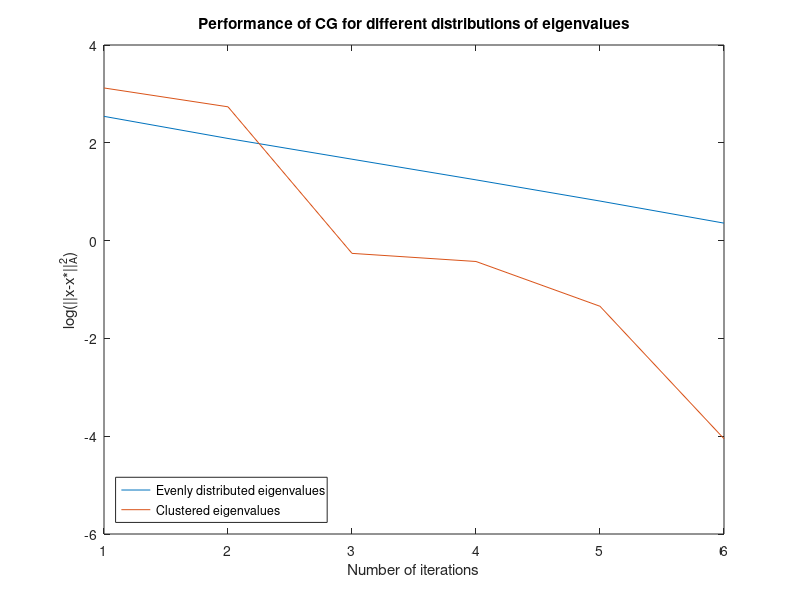

Source code (MATLAB):
function problem2
% construct a 50*50 positive definite matrix
% with evenly distributed eigen values
even_eigen_values = (0.2:0.2:10);
simple_matrix = zeros(50);
for i = 1:50
    simple_matrix(i, i) = even_eigen_values(i);
end
% Construt a simple 50*50 positive definite matrix
% The eigen values are grouped into three clusters.
% They are clustered around 1, 10 and 20.

cluster1 = 0.5 + rand(1, 20)*0.5;
cluster2 = 9.5 + rand(1, 20)*0.5;
cluster3 = 19.5 + rand(1, 10)* 0.5;
cluster_all = [cluster1, cluster2, cluster3];
simple_matrix_clustered = zeros(50);
for i= 1:50
    simple_matrix_clustered(i, i) = cluster_all(i);
end

[log_norm1, iteration1] = CG_standard(simple_matrix);
[log_norm2, iteration2] = CG_standard(simple_matrix_clustered);

% plot the figures
figure
plot(iteration1, log_norm1, iteration2, log_norm2)
title('Performance of CG for different distributions of eigenvalues')
xlabel('Number of iterations')
ylabel('log(||x-x*||_A^2)')
legend({'Evenly distributed eigenvalues', 'Clustered eigenvalues'},...
        'Location', 'southwest')

% Solve the problems with standard CG method
% The number of iteration is 6.
    function [log_norm, iteration] = CG_standard(A)
        % Create empty containers to contain the results
        b = ones(50, 1);

        exact_solution = A\b;

        log_norm = zeros(1, 6);
        iteration = 1:6;
        x=zeros(50, 1);
        r = A*x - b;
        p = -r;
        for j = iteration
            r_temp = r;
            alpha = (r_temp' * r_temp)/(p'* A * p);
            x = x + alpha * p;
            r = r_temp + alpha * A * p;
            beta = (r' * r)/(r_temp' * r_temp);
            p = -r + beta * p;
            
            log_norm(j)= log((x-exact_solution)' * A * (x-exact_solution));
        end
    end
end